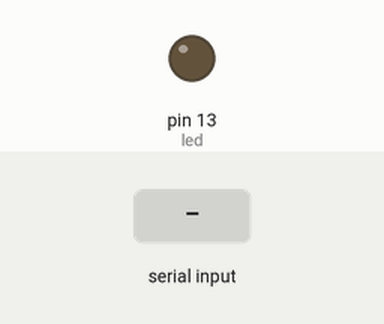
Recording of a sketch running on a simulated Arduino Uno, built with avr-gcc and run on an emulated ATmega328P. Shown: output pins drawn as LEDs (lit = HIGH). The inputs (shaded band) are chosen by the test bench.

Above: at 1.2 s.
1.3 s: "1" received over Serial
At 2.5 s:
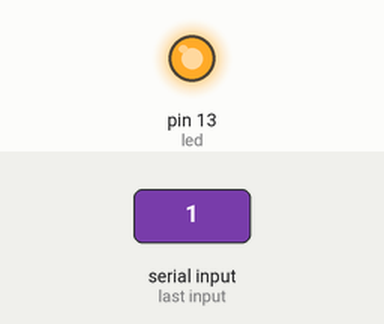
2.8 s: "0" received over Serial
At 3.6 s:
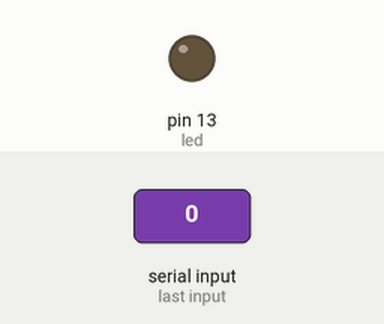
Timing chart, 0 to 5.8 s (numbered marks = the images above; inputs shaded):
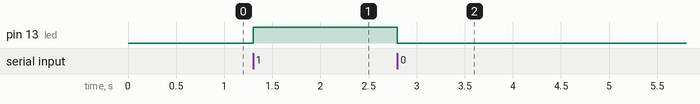

The sketch:

arduinoCode.ino
```cpp
int led = 13;
char data;
void setup() {
  // put your setup code here, to run once:
  Serial.begin(9600);
  pinMode(led, OUTPUT);
  digitalWrite(led, LOW);

}

void loop() {
  // put your main code here, to run repeatedly:
  if(Serial.available() > 0){
    data = Serial.read();

    switch(data){
      case '0':
        digitalWrite(led, LOW);
        break;
      case '1':
        digitalWrite(led, HIGH);
        break;
    }
  }
}
```

Measured:
- after the input at 1.3 s, pin 13 (led): LOW → HIGH at once
- after the input at 2.8 s, pin 13 (led): HIGH → LOW at once
